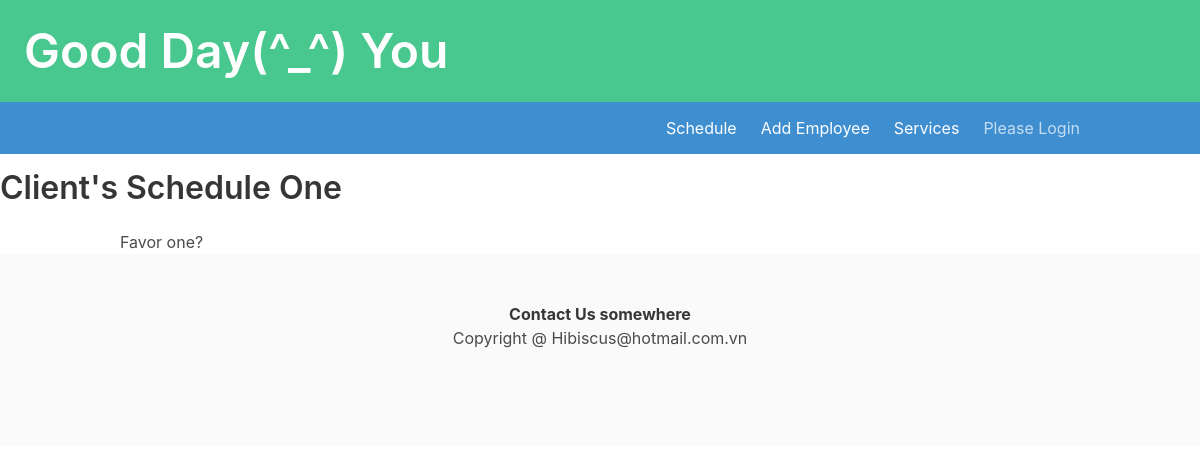
Before: /dathen/first_step/ with the older database file.
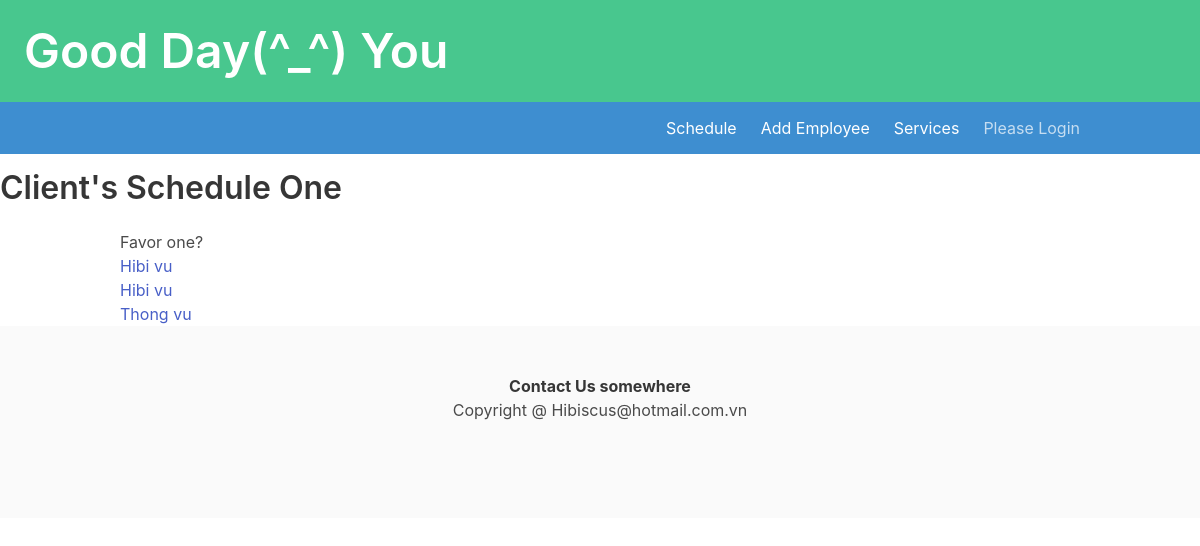
After: the same page with the newer database file.
### ledger/models.py (models this page shows, shortened)
class Technician(models.Model):
    name = models.CharField(max_length=25)
    phone = PhoneNumberField()
    email = models.EmailField(max_length=40, null=True, blank=True)
    owner = models.ForeignKey(settings.AUTH_USER_MODEL, on_delete=models.DO_NOTHING)
    isWork = models.BooleanField(default=False)
    start_work_at = models.TimeField(null=True)
    end_work = models.TimeField(null=True)
    class Meta:
        unique_together = ('name','phone',)
        ordering = ['name']
    def get_absolute_url(self):
        return reverse("datHen:technician_detail", kwargs={"pk": self.pk})

### datHen/views.py (the view)
# urls.py: path('first_step/', FirstStep.as_view(), name='first_step' ),
class FirstStep(View):
    template = 'datHen/first_step.html'
    success_url = reverse_lazy('datHen:listHen')
    chuDe = "Dayearns Confirm schedule"
    tech = Technician.objects.all()
    def get(self,request):
        cont = {'tech': self.tech}
        return render(request, self.template, cont)

### datHen/templates/datHen/first_step.html (shortened to what this page needs)
{% extends 'base.html' %}
{% load crispy_forms_tags %}
{% block headding %}
    <h1 class='title'>Client's Schedule One</h1>
{% endblock headding %}
{% block content %}
    <h1>Favor one?</h1>
    {% for employee in tech %}
    <div>
        <a href="{{ employee.get_absolute_url }}"> {{ employee.name }} </a>
</div>
     {% endfor %}
{% endblock content %}
{% block footer %}
    <strong>Contact Us somewhere</strong>
{% endblock footer %}

Changed rows visible on the page:
added Technician: name "Hibi vu"
added Technician: name "Hibi vu"
added Technician: name "Thong vu"
